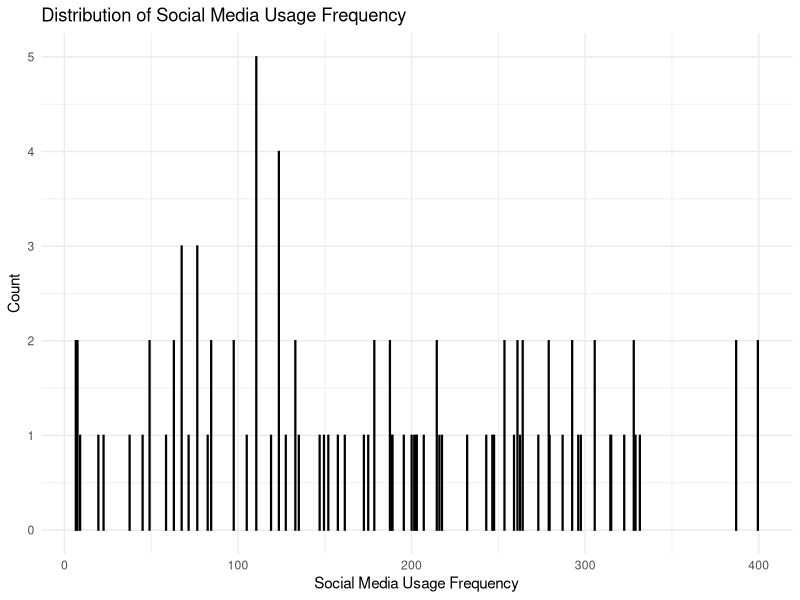
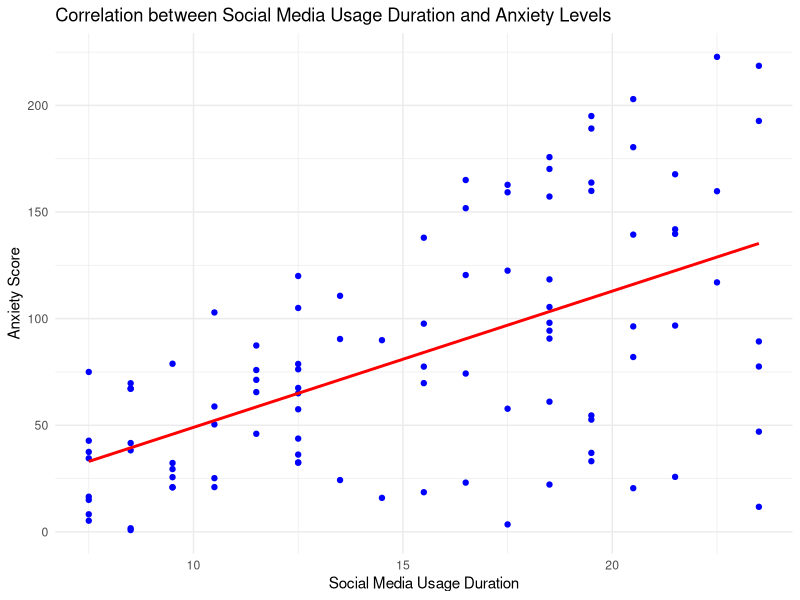
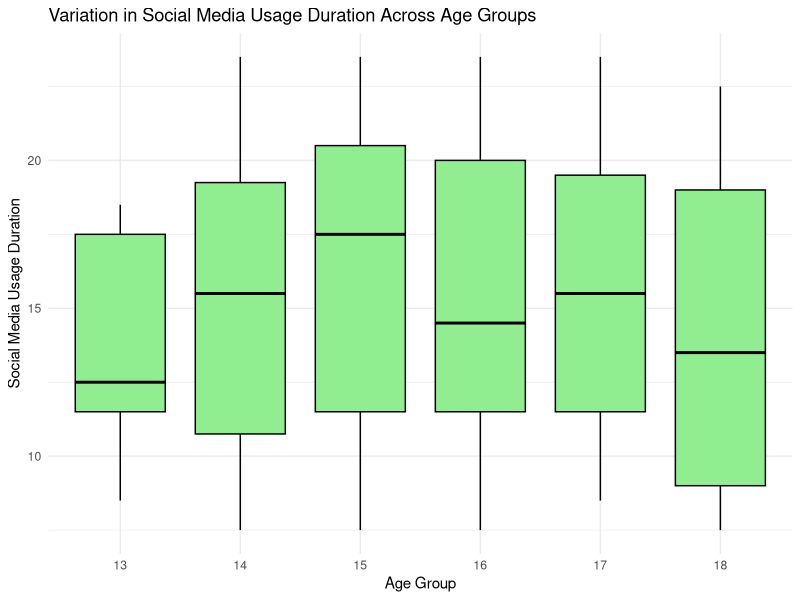

Generate these figures, in order, with R:
# Load necessary libraries
library(ggplot2)
library(dplyr)
library(tidyr)

# Import the dataset from a CSV file
df <- read.csv("data/social_media_mental_health.csv")

set.seed(123)  # Set seed for reproducibility
data <- df %>% sample_n(100)

# Summary statistics
summary(data)

# Graph 1: Bar chart depicting the distribution of social media usage frequency among adolescents
graph1 <- ggplot(data, aes(x = Social_Media_Frequency)) +
  geom_bar(fill = "skyblue", color = "black") +
  labs(title = "Distribution of Social Media Usage Frequency",
       x = "Social Media Usage Frequency",
       y = "Count") +
  theme_minimal()

# Graph 2: Scatter plot showing the correlation between social media usage duration and anxiety levels among adolescents
graph2 <- ggplot(data, aes(x = Social_Media_Duration, y = Anxiety_Score)) +
  geom_point(color = "blue") +
  geom_smooth(method = "lm", se = FALSE, color = "red") +
  labs(title = "Correlation between Social Media Usage Duration and Anxiety Levels",
       x = "Social Media Usage Duration",
       y = "Anxiety Score") +
  theme_minimal()

# Graph 3: Box plot illustrating the variation in social media usage duration across different age groups
graph3 <- ggplot(data, aes(x = factor(Age), y = Social_Media_Duration)) +
  geom_boxplot(fill = "lightgreen", color = "black") +
  labs(title = "Variation in Social Media Usage Duration Across Age Groups",
       x = "Age Group",
       y = "Social Media Usage Duration") +
  theme_minimal()

# Display the graphs
print(graph1)
print(graph2)
print(graph3)
